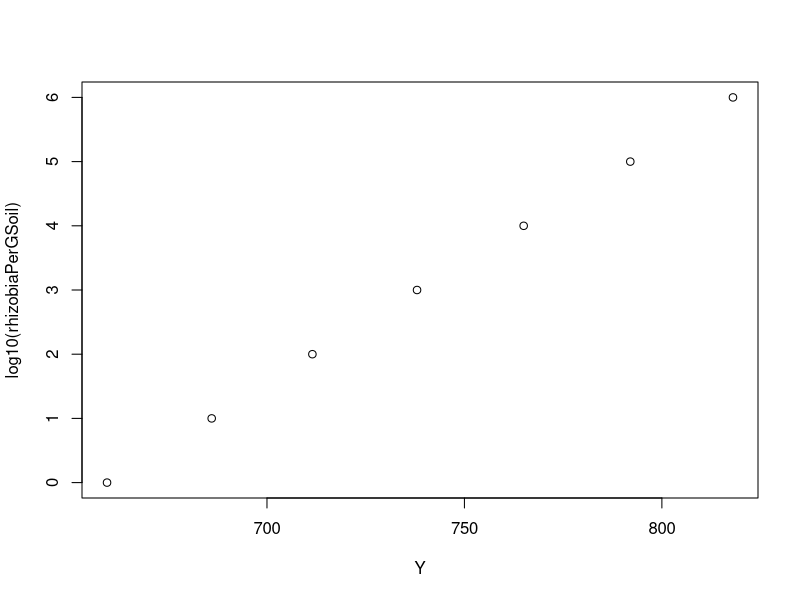
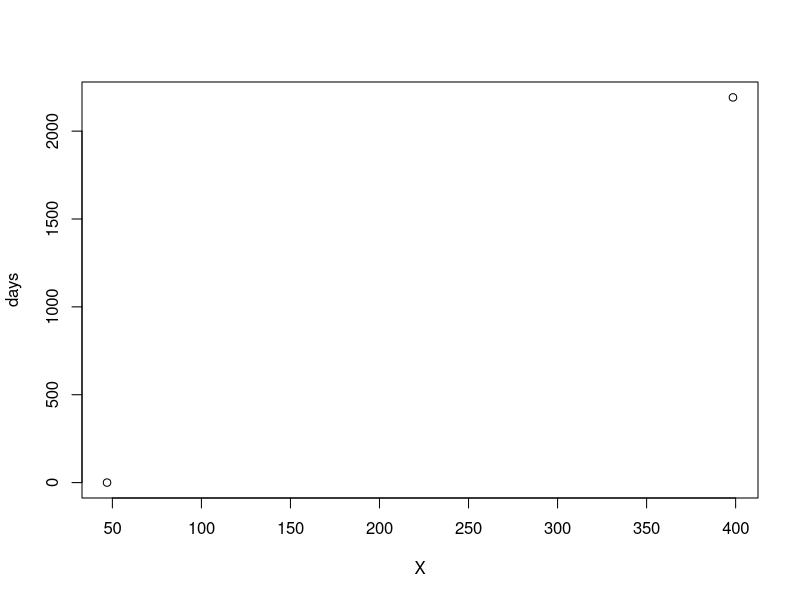
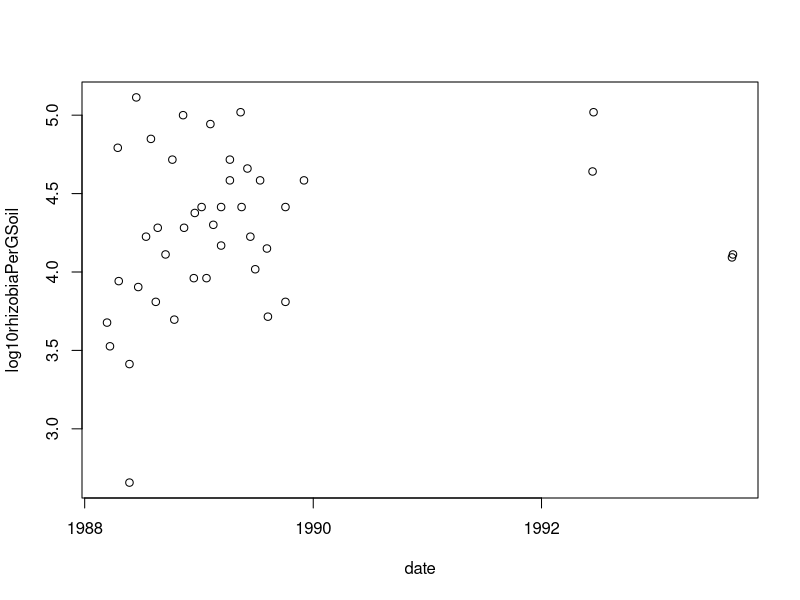
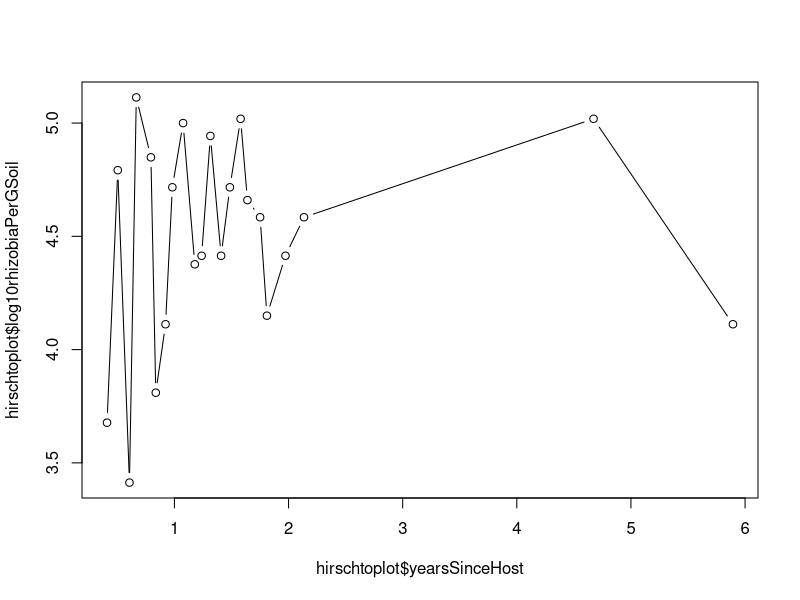
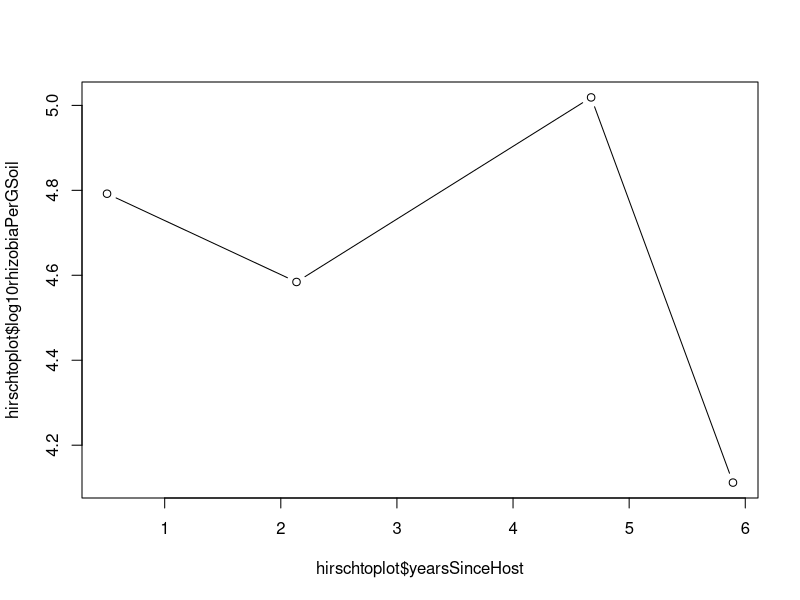
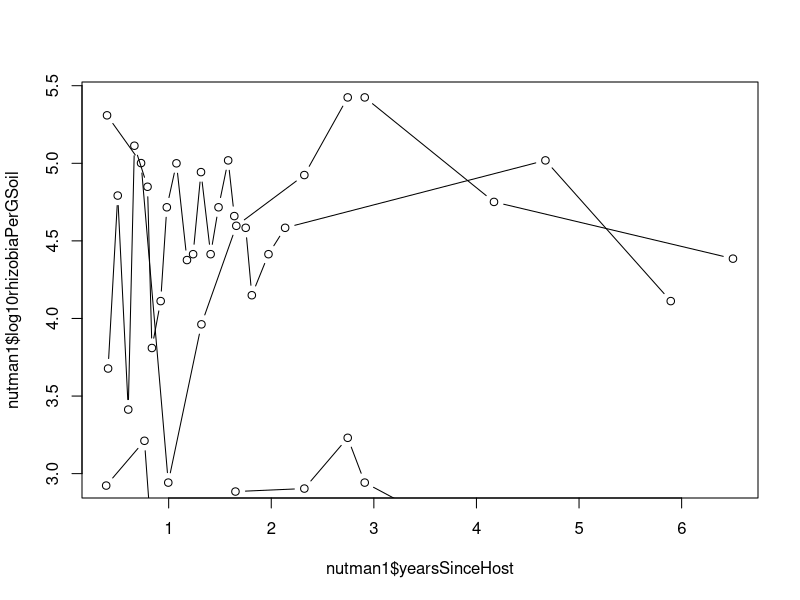
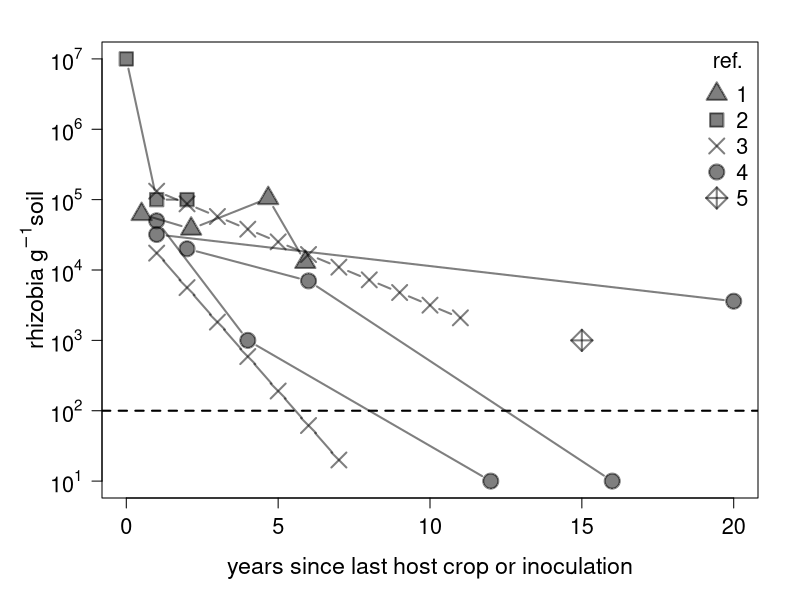

Here is the R script that generated these plots, in order:
##Code for figure 1: combines published reports of population size of symbiotic rhizobia.

## figuring out points to enter into spreadsheet (based on graphs)
##data from Hirsch 1996 (she also presented Nutman 1969) 
## I used image-J to estimate data points for her Fig. 1A (data from Nutman et al. 1969) and 
# Fig. 3A (her own data). I decided not to present the Nutman data because it's not clear when the last  
# host crop was (measurements came from fallow soil)

phdata <- read.csv("HirschSoilSurvivalData.csv",stringsAsFactors = F)
phdata$date <- as.Date(phdata$date, format=c("%m/%d/%Y"))
# convert image J coordinates to data:
hirsch <- phdata[phdata$source=="Hirsch1996",]
nutman <- phdata[phdata$source=="Nutman1969",]
hirsch$days <- as.numeric(hirsch$date - min(hirsch$date,na.rm=TRUE)) # peas cleared october 1987
nutman$daysWithoutHost <- as.numeric(nutman$date - min(nutman$date,na.rm=TRUE))

plot(log10(rhizobiaPerGSoil) ~ Y, data=hirsch[hirsch$pointType=="yaxis",])
plot(days ~ X, data=hirsch[hirsch$pointType=="xaxis",])

yaxis <- lm(log10(rhizobiaPerGSoil) ~ Y, data=hirsch[hirsch$pointType=="yaxis",])
xaxis <- lm(days ~ X, data=hirsch[hirsch$pointType=="xaxis",])
hirsch <- hirsch[!hirsch$pointType %in% c("xaxis","yaxis"),]
hirsch$log10rhizobiaPerGSoil <- hirsch$Y*coef(yaxis)[2] + coef(yaxis)[1]
hirsch$days <- hirsch$X * coef(xaxis)[2] + coef(xaxis)[1]
hirsch$date <- as.Date("1987-08-01",format=c("%Y-%m-%d")) + hirsch$days
hirsch$daysWithoutHost <- as.numeric(hirsch$date -as.Date("1987-10-15",format=c("%Y-%m-%d") ))
##peas were planted in 1987  
hirsch <- hirsch[,c("pointType","log10rhizobiaPerGSoil","daysWithoutHost","date")]
plot(log10rhizobiaPerGSoil ~ date, data=hirsch)

yaxis <- lm(log10(rhizobiaPerGSoil) ~ Y, data=nutman[nutman$pointType=="yaxis",])
xaxis <- lm(daysWithoutHost ~ X, data=nutman[nutman$pointType=="xaxis",])
nutman <- nutman[!nutman$pointType %in% c("yaxis","xaxis"),]
nutman$log10rhizobiaPerGSoil <- nutman$Y * coef(yaxis)[2] + coef(yaxis)[1]
nutman$daysWithoutHost <- nutman$X * coef(xaxis)[2] + coef(xaxis)[1]

##Add in linear regression from Revellin et al. 1996
revellin <- data.frame(years = c(1:12))
revellin$log10rhizobiaPerGSoil <- -0.18*revellin$years + 5.3
revellin$daysWithoutHost <- revellin$years * 360

##make a csv that combines data from different studies. 
## 
#revellin <- data.frame(source="Revellin et al. 1996", method="MPN",host="soybean",yearsSinceHost = revellin$years,
#                       log10rhizobiaPerGSoil = revellin$log10rhizobiaPerGSoil)
nutmanraw <- nutman
nutman <- data.frame(source="Nutman et al. 1969", method="MPN", host = nutmanraw$pointType,
                        yearsSinceHost = nutmanraw$daysWithoutHost/365, log10rhizobiaPerGSoil=nutman$log10rhizobiaPerGSoil)
nutman$host <- as.character(nutman$host)
nutman[nutman$host=="R.leg.trifolii","host"] <- "clover"
nutman[nutman$host=="R.leg.vicae","host"] <- "vetch"
nutman[nutman$host=="clover","pch"] <- 9
nutman[nutman$host=="vetch","pch"] <- 7
hirschraw <- hirsch
hirsch <- data.frame(source="Hirsch et al. 1996",method="MPN",host="peas",group = hirschraw$pointType,yearsSinceHost = hirschraw$daysWithoutHost/365,
                     log10rhizobiaPerGSoil = hirschraw$log10rhizobiaPerGSoil,pch=4)
## for hirsch and nutman data, just take a subset to plot (they have lots of samples over the first
# 2 years)
hirschtoplot <- hirsch[hirsch$group=="peasin1987",]
plot(hirschtoplot$yearsSinceHost,hirschtoplot$log10rhizobiaPerGSoil,type="b")
## basically, populaiton oscillates seasonally. I'll just take the first point at the high end
# of the oscillation. 
hirschtoplot <- hirschtoplot[c(2,20,21,22),]
plot(hirschtoplot$yearsSinceHost, hirschtoplot$log10rhizobiaPerGSoil, type="b")
## that works. Skips the oscillation captured by more frequent sampling while capturing long-term trends
nutman1 <- nutman[nutman$host=="clover",]
nutman2 <- nutman[nutman$host=="vetch",]
plot(nutman1$yearsSinceHost, nutman1$log10rhizobiaPerGSoil, type="b")
points(nutman2$yearsSinceHost, nutman2$log10rhizobiaPerGSoil, type="b")
points(log10rhizobiaPerGSoil ~ yearsSinceHost, data=hirsch[hirsch$group=="peasin1987",],type="b")
## I think that one's OK to present without thinning.
##but looking closer at the Hirsch paper (where I got the nutman data), there isn't any information
# on when the last host crop was. So I shouldn't include this dataset. 
obaton <- data.frame(source="Obaton et al. 2002", method="MPN",host="soybean", yearsSinceHost = 
                       c(1,4,12,2,6,16,1,20),site=c("t","t","t","m","m","m","d","d") ,log10rhizobiaPerGSoil = 
                       c(log10(c(5*10^4,10^3, 10,2*10^4, 7*10^3, 10, 3.2*10^4, 0.36*10^4))),pch=5)
##they report population size for three different fields observed over different time points. 
## I'm just treating them as replicates for now. 
narozna <- data.frame(source="Narozna et al. 1996", method="MPN", host="soybean", yearsSinceHost=15,
                      log10rhizobiaPerGSoil=3,pch=19)

## add in some data from recent crop residues (hiltbold et al. 1985): data from Fig. 1
hiltbold <- data.frame(source="Hiltbold et al. 1985", method="MPN", host="soybean", 
                       yearsSinceHost =c(0,1,2),log10rhizobiaPerGSoil=c(7,5,5) ,pch=24)


## for revellin data, show points corrsponding to the slope and intercept of the regression
revslopes <- c(-0.18, -0.49)
revintercepts <- c(5.30, 4.73)
revyears <- list(gr1=c(1:11), gr2=c(1:7))
##for the Revellin data, show their linear regresions for two soil types
ptt <- c(24,22,4,21,9)
bgc <- grey(0,alpha=0.5)
lc <- grey(0,alpha=0.5)
ptcex=2
ylabtext <- expression("rhizobia g"^-1*"soil")
 
#tiff("Figure1_rhizobiaSurvivalLitreview.tiff", width=6, height=5, units="in",res=100)
par(mar=c(5,5,2,2)+0.1)
plot(c(0:20),seq(1,7,length.out=21),type="n",
     ylab="",yaxt="n", xlab="years since last host crop or inoculation",cex.lab=1.4,cex.axis=1.3)
mtext(ylabtext, side=2,line=2.5,cex=1.4)
axis(2, at=c(1:7),labels=parse(text=paste0("10","^",1:7)),las=1,cex.axis=1.3)
abline(h=2,lty=2,lwd=2)
points(log10rhizobiaPerGSoil~yearsSinceHost, data=hirschtoplot,pch=ptt[1],type="b",bg=bgc, col=lc,cex=ptcex,lwd=2)
points(hiltbold$yearsSinceHost,hiltbold$log10rhizobiaPerGSoil,pch=ptt[2], type="b",bg=bgc, col=lc,cex=ptcex,lwd=2)
points(revyears$gr1, revslopes[1]*revyears$gr1 + revintercepts[1],pch=ptt[3],bg=bgc, col=lc,type="b",cex=ptcex,lwd=2)
points(revyears$gr2, revslopes[2]*revyears$gr2 + revintercepts[2],pch=ptt[3],bg=bgc, col=lc,type="b",cex=ptcex,lwd=2)
points(log10rhizobiaPerGSoil ~ yearsSinceHost, data=obaton[obaton$site=="t",],pch=ptt[4],type="b",bg=bgc,col=lc,cex=ptcex,lwd=2)
points(log10rhizobiaPerGSoil ~ yearsSinceHost, data=obaton[obaton$site=="m",],pch=ptt[4],type="b",bg=bgc,col=lc,cex=ptcex,lwd=2)
points(log10rhizobiaPerGSoil ~ yearsSinceHost, data=obaton[obaton$site=="d",],pch=ptt[4],type="b",bg=bgc,col=lc,cex=ptcex,lwd=2)
points(log10rhizobiaPerGSoil ~ yearsSinceHost, data=narozna,pch=ptt[5],col=lc,bg=bgc,cex=ptcex,lwd=2)
#points(log10rhizobiaPerGSoil ~ yearsSinceHost, data=nutman1, type="b")
#points(log10rhizobiaPerGSoil ~ yearsSinceHost, data=nutman2, type="b")
legend("topright",legend=c(1:5),pt.cex=2,pch=ptt,bty="n",pt.lwd=2,title = "ref.",col=lc, cex=1.3,pt.bg=bgc)
par(mar=c(5,4,4,2)+0.1)
#dev.off()

